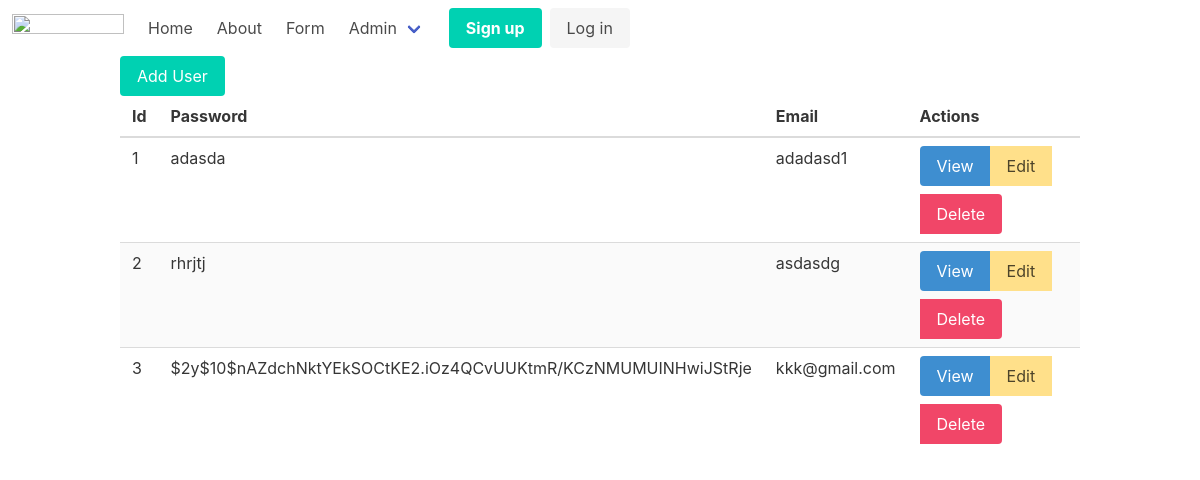
Before: /admin/users with the older database file.
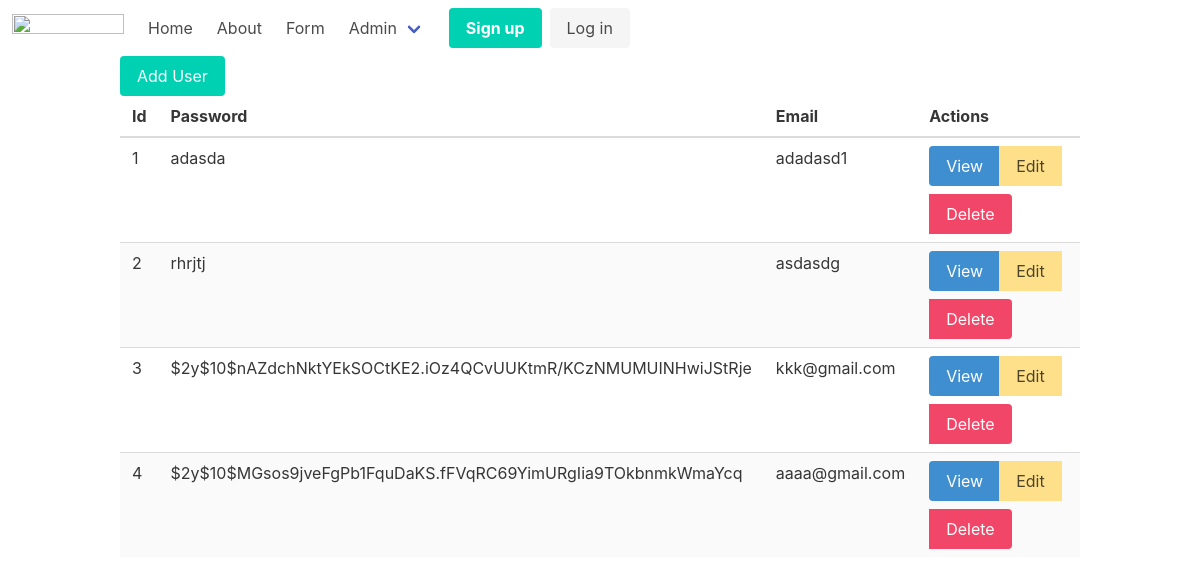
After: the same page with the newer database file.
### tables this page shows
CREATE TABLE users
(
    id       integer
        constraint users_pk
            primary key autoincrement,
    email    text not null
        constraint users_pk2
            unique,
    password text not null
);

### src/Router.php (called while the page is built, shortened)
<?php
class Router {
    private string $path;
    private string $method;
    static $routes = [];
    public function __construct(string $path, string $method)
    {
      $this->path = parse_url($path, PHP_URL_PATH);
      $this->method = $method;
    }
    public function match () {
        foreach(self::$routes as $route){
            if($route['path'] === $this->path && $route['method'] === $this->method){
                return $route;
            }
        }
        return false;
    }
    public static function addRoute(string $method, string $path, callable|array $action){
        self::$routes[] = ['method' => $method, 'path' => $path,'action' => $action];
    }
}

### src/DB.php (called while the page is built, shortened)
<?php
class DB
{
    private $conn;
    public function __construct()
    {
        try {
            $this->conn = new PDO("sqlite:db.sqlite");
            $this->conn->setAttribute(PDO::ATTR_ERRMODE, PDO::ERRMODE_EXCEPTION);
        } catch (PDOException $e) {
            echo "Connection failed: " . $e->getMessage();
        }
    }
    public function all(string $table, string $className)
    {
        $stmt = $this->conn->prepare("SELECT * FROM $table");
        $stmt->execute();
        $stmt->setFetchMode(PDO::FETCH_CLASS, $className);
        return $stmt->fetchAll();
    }
}

### src/Models/Model.php (called while the page is built, shortened)
<?php
class Model {
    static $table;
    public static function all(){
        $db = new DB();
        return $db->all(static::$table, static::class);
    }
}

### helpers.php (called while the page is built, shortened)
<?php
function view($viewName, $variables=[]){
    extract($variables);
    include __DIR__ . "/views/$viewName.php";
}
function auth(){
   return User::auth();
}

### src/Models/User.php (called while the page is built, shortened)
<?php
class User extends Model {
    public static function auth(){
        return false;
    }
}

### views/users/index.php (the view)
<?php include __DIR__ . '/../partials/header.php' ?>
<div class="container">
    <a href="/admin/users/create" class="button is-primary">Add User</a>
    <table class="table is-fullwidth is-striped">
        <thead>
            <th>Id</th>
            <th>Password</th>
            <th>Email</th>
            <th>Actions</th>
        </thead>
        <tbody>
            <?php foreach($users as $user) : ?>
                <tr>
                    <td><?=$user->id?></td>
                    <td><?=$user->password?></td>
                    <td><?=$user->email?></td>
                    <td>
                        <div class="buttons has-addons">
                            <a href="/admin/users/show?id=<?=$user->id?>" class="button is-info">View</a>
                            <a href="/admin/users/edit?id=<?=$user->id?>" class="button is-warning">Edit</a>
                            <a href="/admin/users/delete?id=<?=$user->id?>" class="button is-danger">Delete</a>
                        </div>
                    </td>
                </tr>
            <?php endforeach; ?>
        </tbody>
    </table>
</div>
<?php include __DIR__ . '/../partials/footer.php' ?>

### public/index.php (shortened to what this page needs)
<?php
spl_autoload_register(function ($class){
    $class = substr($class, 4);
});
require __DIR__ . '/../helpers.php';
try {
    $router = new App\Router($_SERVER['REQUEST_URI'], $_SERVER['REQUEST_METHOD']);
    $match = $router->match();
    if($match) {
        if(is_callable($match['action'])){
            call_user_func($match['action']);
        } elseif(is_array($match['action']) && count($match['action']) === 2) {
            $controller = new $class();
            $method = $match['action'][1];
            $controller->$method();
        } else {
            throw new Exception('invalid router action');
        }
    } else {
        throw new NotFoundException();
    }
} catch(NotFoundException $e){
    http_response_code(404);
    view('404');
}

### src/Controllers/UsersController.php (shortened to what this page needs)
<?php
class UsersController
{
    public function index()
    {
        $users = User::all();
        if ($users) {
            view('users/index', compact('users'));
        } else {
            throw new NotFoundException();
        }
    }
}

### views/partials/header.php (shortened to what this page needs)
<!DOCTYPE html>
<html lang="en">
<head>
    <link rel="stylesheet" href="https://cdn.jsdelivr.net/npm/bulma@0.9.4/css/bulma.min.css">
</head>
<body>
    <?php include __DIR__ . '/nav.php' ?>

### views/partials/nav.php (shortened to what this page needs)
<nav class="navbar" role="navigation" aria-label="main navigation">
  <div class="navbar-brand">
    <a class="navbar-item" href="/">
      <img src="https://bulma.io/images/bulma-logo.png" width="112" height="28">
    </a>
  </div>
  <div id="navbarBasicExample" class="navbar-menu">
    <div class="navbar-start">
      <a href="/" class="navbar-item">
        Home
      </a>
      <a href="/about" class="navbar-item">
        About
      </a>
      <a href="/form" class="navbar-item">
        Form
      </a>
      <div class="navbar-item has-dropdown is-hoverable">
        <a class="navbar-link">
          Admin
        </a>
    </div>
    <div class="navbar-end">
      <?php if (auth()) : ?>
        <div class="navbar-item has-dropdown is-hoverable">
          <a class="navbar-link">
            <?=auth()->email?>
          </a>
          <div class="navbar-dropdown">
            <a href="/logout" class="navbar-item">
              Logout
            </a>
          </div>
        </div>
      <?php else : ?>
        <div class="navbar-item">
          <div class="buttons">
            <a href="/register" class="button is-primary">
              <strong>Sign up</strong>
            </a>
            <a href="/login" class="button is-light">
              Log in
            </a>
          </div>
        </div>
      <?php endif ?>
    </div>
  </div>
</nav>

Changed rows visible on the page:
added users: id "4", password "$2y$10$MGsos9jveFgPb1FquDaKS.fFVqRC69YimURgIia9TOkbnmkWmaYcq", email "aaaa@gmail.com"
